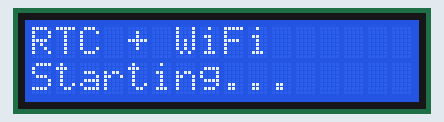
This sketch was run on a simulated ESP32-S3. Shown: 16×2 character LCD. WiFi joins after 1.5 s; servers stay silent unless stated; the local clock reads 2024-03-15 10:24:30 at power-on unless the sketch sets it.

Above: at 0.1 s.
At 3.7 s:
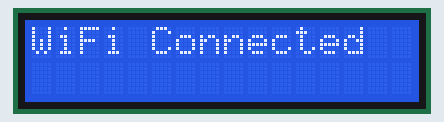
At 4.7 s:
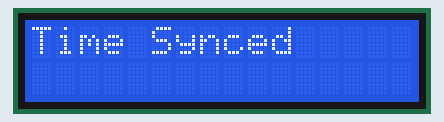
At 6.2 s:
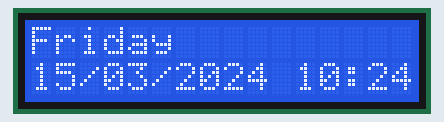
At 31.0 s:
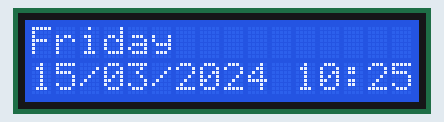

The sketch:

esp32-s3+RTC+i2c_lcd__.ino
```cpp
#include <WiFi.h>
#include <Wire.h>
#include <LiquidCrystal_I2C.h>
#include <RTClib.h>
#include <time.h>

/* ---------- WIFI DETAILS ---------- */
const char* ssid = "ESP-404";
const char* password = "k756756756";

/* ---------- I2C PINS ---------- */
#define SDA_PIN 8
#define SCL_PIN 9

/* ---------- LCD ---------- */
LiquidCrystal_I2C lcd(0x27, 16, 2);

/* ---------- RTC ---------- */
RTC_DS3231 rtc;

/* ---------- TIMEZONE (IST) ---------- */
const long gmtOffset_sec = 5 * 3600 + 30 * 60;
const int daylightOffset_sec = 0;

/* ---------- DAYS ---------- */
char daysOfWeek[7][12] = {
  "Sunday", "Monday", "Tuesday",
  "Wednesday", "Thursday", "Friday", "Saturday"
};

void setup() {
  Serial.begin(115200);

  /* ---------- I2C INIT ---------- */
  Wire.begin(SDA_PIN, SCL_PIN);

  /* ---------- LCD INIT ---------- */
  lcd.init();
  lcd.backlight();
  lcd.setCursor(0, 0);
  lcd.print("RTC + WiFi");
  lcd.setCursor(0, 1);
  lcd.print("Starting...");
  delay(2000);
  lcd.clear();

  /* ---------- RTC INIT ---------- */
  if (!rtc.begin()) {
    lcd.print("RTC NOT FOUND");
    while (1);
  }

  /* ---------- WIFI CONNECT ---------- */
  lcd.print("Connecting WiFi");
  WiFi.mode(WIFI_STA);
  WiFi.begin(ssid, password);

  while (WiFi.status() != WL_CONNECTED) {
    delay(500);
  }

  lcd.clear();
  lcd.print("WiFi Connected");
  delay(1000);

  /* ---------- NTP TIME ---------- */
  configTime(gmtOffset_sec, daylightOffset_sec, "pool.ntp.org");

  struct tm timeinfo;
  if (getLocalTime(&timeinfo)) {
    rtc.adjust(DateTime(
      timeinfo.tm_year + 1900,
      timeinfo.tm_mon + 1,
      timeinfo.tm_mday,
      timeinfo.tm_hour,
      timeinfo.tm_min,
      timeinfo.tm_sec
    ));

    lcd.clear();
    lcd.print("Time Synced");
    delay(1500);
  } else {
    lcd.clear();
    lcd.print("NTP Failed");
    delay(2000);
  }

  /* ---------- WIFI OFF ---------- */
  WiFi.disconnect(true);
  WiFi.mode(WIFI_OFF);
  lcd.clear();
}

void loop() {
  DateTime now = rtc.now();

  /* ---------- LINE 1: DAY ---------- */
  lcd.setCursor(0, 0);
  lcd.print(daysOfWeek[now.dayOfTheWeek()]);
  lcd.print("     ");

  /* ---------- LINE 2: DATE + TIME (12H) ---------- */
  lcd.setCursor(0, 1);

  // Date
  if (now.day() < 10) lcd.print("0");
  lcd.print(now.day());
  lcd.print("/");

  if (now.month() < 10) lcd.print("0");
  lcd.print(now.month());
  lcd.print("/");

  lcd.print(now.year());
  lcd.print(" ");

  // -------- 12-HOUR FORMAT --------
  int hour12;
  String ampm;

  if (now.hour() == 0) {
    hour12 = 12;
    ampm = "AM";
  } else if (now.hour() < 12) {
    hour12 = now.hour();
    ampm = "AM";
  } else if (now.hour() == 12) {
    hour12 = 12;
    ampm = "PM";
  } else {
    hour12 = now.hour() - 12;
    ampm = "PM";
  }

  if (hour12 < 10) lcd.print("0");
  lcd.print(hour12);
  lcd.print(":");

  if (now.minute() < 10) lcd.print("0");
  lcd.print(now.minute());
  lcd.print(":");

  if (now.second() < 10) lcd.print("0");
  lcd.print(now.second());

  lcd.print(" ");
  lcd.print(ampm);

  delay(1000);
}
```

Measured:
- what the display in image 1 shows lasts 1.0 s, from 3.6 s to 4.6 s
- what the display in image 2 shows lasts 1.6 s, from 4.6 s to 6.2 s
- what the display in image 3 shows lasts 24.7 s, from 6.2 s to 30.9 s
